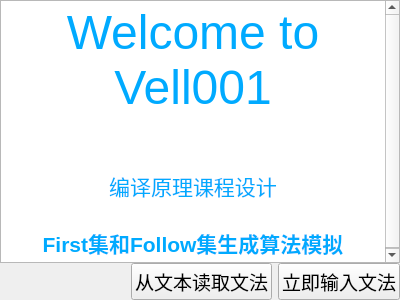
<?xml version="1.0" encoding="UTF-8"?>
<ui version="4.0">
 <class>MainWindow</class>
 <widget class="QMainWindow" name="MainWindow">
  <property name="geometry">
   <rect>
    <x>0</x>
    <y>0</y>
    <width>400</width>
    <height>300</height>
   </rect>
  </property>
  <property name="windowTitle">
   <string>MainWindow</string>
  </property>
  <widget class="QWidget" name="centralWidget">
   <layout class="QVBoxLayout" name="verticalLayout_2">
    <property name="spacing">
     <number>0</number>
    </property>
    <property name="leftMargin">
     <number>0</number>
    </property>
    <property name="topMargin">
     <number>0</number>
    </property>
    <property name="rightMargin">
     <number>0</number>
    </property>
    <property name="bottomMargin">
     <number>0</number>
    </property>
    <item>
     <layout class="QVBoxLayout" name="verticalLayout">
      <property name="spacing">
       <number>0</number>
      </property>
      <item>
       <widget class="QTextBrowser" name="textBrowser">
        <property name="html">
         <string>&lt;!DOCTYPE HTML PUBLIC &quot;-//W3C//DTD HTML 4.0//EN&quot; &quot;http://www.w3.org/TR/REC-html40/strict.dtd&quot;&gt;
&lt;html&gt;&lt;head&gt;&lt;meta name=&quot;qrichtext&quot; content=&quot;1&quot; /&gt;&lt;style type=&quot;text/css&quot;&gt;
p, li { white-space: pre-wrap; }
&lt;/style&gt;&lt;/head&gt;&lt;body style=&quot; font-family:'SimSun'; font-size:9pt; font-weight:400; font-style:normal;&quot;&gt;
&lt;p align=&quot;center&quot; style=&quot; margin-top:0px; margin-bottom:0px; margin-left:0px; margin-right:0px; -qt-block-indent:0; text-indent:0px;&quot;&gt;&lt;span style=&quot; font-family:'courier'; font-size:36pt; color:#00aaff;&quot;&gt;Welcome to Vell001&lt;/span&gt;&lt;/p&gt;
&lt;p align=&quot;center&quot; style=&quot;-qt-paragraph-type:empty; margin-top:0px; margin-bottom:0px; margin-left:0px; margin-right:0px; -qt-block-indent:0; text-indent:0px; font-family:'courier'; font-size:36pt; color:#00aaff;&quot;&gt;&lt;br /&gt;&lt;/p&gt;
&lt;p align=&quot;center&quot; style=&quot; margin-top:0px; margin-bottom:0px; margin-left:0px; margin-right:0px; -qt-block-indent:0; text-indent:0px;&quot;&gt;&lt;span style=&quot; font-family:'楷体'; font-size:16pt; color:#00aaff;&quot;&gt;编译原理课程设计&lt;/span&gt;&lt;/p&gt;
&lt;p align=&quot;center&quot; style=&quot;-qt-paragraph-type:empty; margin-top:0px; margin-bottom:0px; margin-left:0px; margin-right:0px; -qt-block-indent:0; text-indent:0px; font-family:'楷体'; font-size:16pt; color:#00aaff;&quot;&gt;&lt;br /&gt;&lt;/p&gt;
&lt;p align=&quot;center&quot; style=&quot; margin-top:0px; margin-bottom:0px; margin-left:0px; margin-right:0px; -qt-block-indent:0; text-indent:0px;&quot;&gt;&lt;span style=&quot; font-family:'宋体'; font-size:16pt; font-weight:600; color:#00aaff;&quot;&gt;First集和Follow集生成算法模拟&lt;/span&gt;&lt;/p&gt;&lt;/body&gt;&lt;/html&gt;</string>
        </property>
       </widget>
      </item>
      <item>
       <widget class="QWidget" name="widget_2" native="true">
        <layout class="QHBoxLayout" name="horizontalLayout_2">
         <property name="spacing">
          <number>0</number>
         </property>
         <property name="leftMargin">
          <number>0</number>
         </property>
         <property name="topMargin">
          <number>0</number>
         </property>
         <property name="rightMargin">
          <number>0</number>
         </property>
         <property name="bottomMargin">
          <number>0</number>
         </property>
         <item>
          <layout class="QHBoxLayout" name="horizontalLayout">
           <property name="spacing">
            <number>6</number>
           </property>
           <item>
            <spacer name="horizontalSpacer">
             <property name="orientation">
              <enum>Qt::Horizontal</enum>
             </property>
             <property name="sizeHint" stdset="0">
              <size>
               <width>40</width>
               <height>20</height>
              </size>
             </property>
            </spacer>
           </item>
           <item>
            <widget class="QPushButton" name="BtnReadFromFile">
             <property name="font">
              <font>
               <pointsize>14</pointsize>
              </font>
             </property>
             <property name="text">
              <string>从文本读取文法</string>
             </property>
            </widget>
           </item>
           <item>
            <widget class="QPushButton" name="BtnInputNow">
             <property name="font">
              <font>
               <pointsize>14</pointsize>
              </font>
             </property>
             <property name="text">
              <string>立即输入文法</string>
             </property>
            </widget>
           </item>
          </layout>
         </item>
        </layout>
       </widget>
      </item>
     </layout>
    </item>
   </layout>
  </widget>
 </widget>
 <layoutdefault spacing="6" margin="11"/>
 <resources/>
 <connections/>
</ui>
